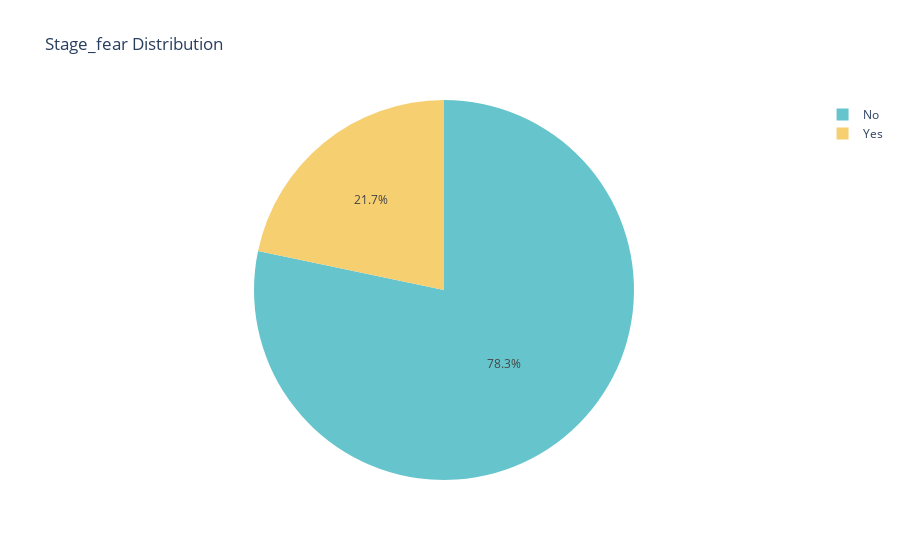
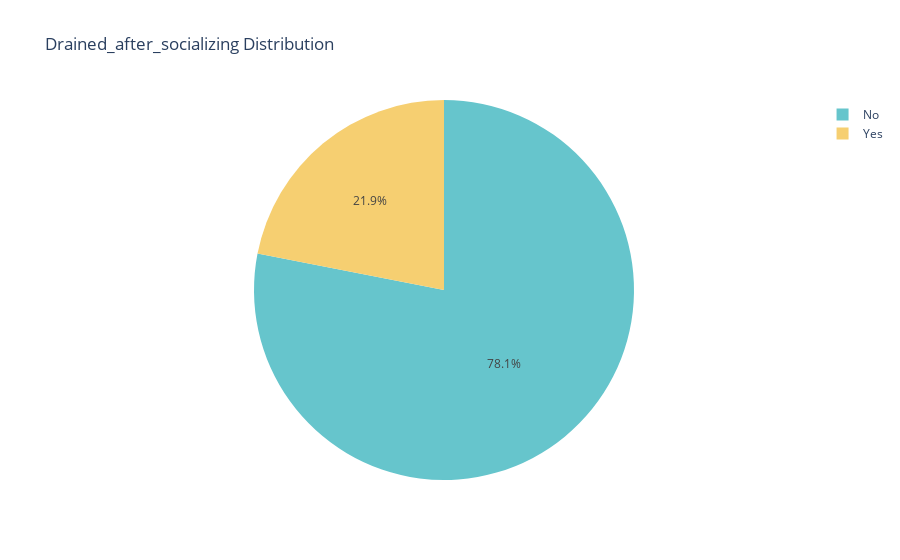
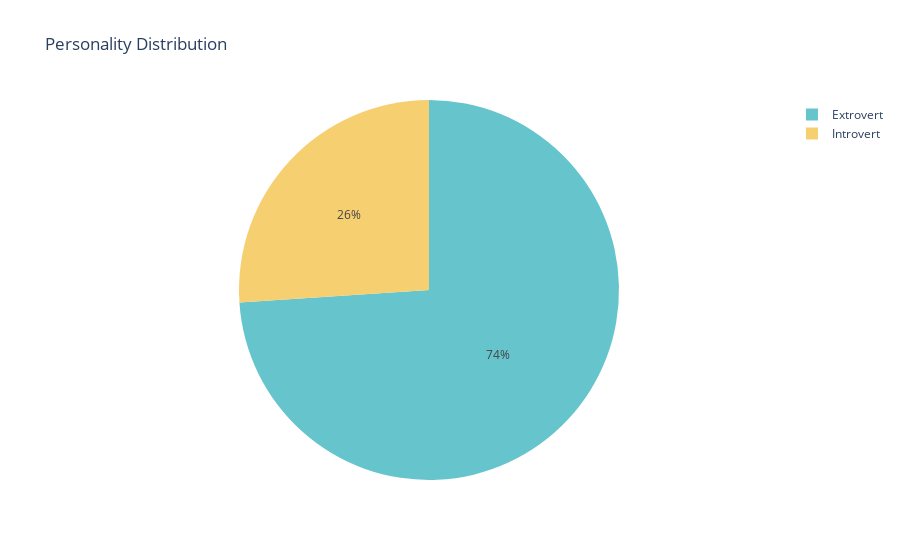

Here is the notebook cell these charts were saved with, in order:
### Code cell
cat_cols = ["Stage_fear", "Drained_after_socializing", "Personality"]

for col in cat_cols:
    counts = train[col].value_counts().reset_index()
    counts.columns = [col, "Count"]

    fig = px.pie(counts, names=col, values="Count",
                 title=f"{col} Distribution",
                 color_discrete_sequence=px.colors.qualitative.Pastel)
    fig.show()

### Figure 1 — Plotly figure (JSON) as saved in the notebook; plotly's stock layout.template omitted (floating-point values rounded to 4 significant figures)
{"data": [{"domain": {"x": [0, 1], "y": [0, 1]}, "hovertemplate": "Stage_fear=%{label}<br>Count=%{value}<extra></extra>", "labels": ["No", "Yes"], "legendgroup": "", "name": "", "showlegend": true, "type": "pie", "values": [14502, 4022]}], "layout": {"legend": {"tracegroupgap": 0}, "piecolorway": ["rgb(102, 197, 204)", "rgb(246, 207, 113)", "rgb(248, 156, 116)", "rgb(220, 176, 242)", "rgb(135, 197, 95)", "rgb(158, 185, 243)", "rgb(254, 136, 177)", "rgb(201, 219, 116)", "rgb(139, 224, 164)", "rgb(180, 151, 231)", "rgb(179, 179, 179)"], "title": {"text": "Stage_fear Distribution"}}}

### Figure 2 — Plotly figure (JSON) as saved in the notebook; plotly's stock layout.template omitted (floating-point values rounded to 4 significant figures)
{"data": [{"domain": {"x": [0, 1], "y": [0, 1]}, "hovertemplate": "Drained_after_socializing=%{label}<br>Count=%{value}<extra></extra>", "labels": ["No", "Yes"], "legendgroup": "", "name": "", "showlegend": true, "type": "pie", "values": [14462, 4062]}], "layout": {"legend": {"tracegroupgap": 0}, "piecolorway": ["rgb(102, 197, 204)", "rgb(246, 207, 113)", "rgb(248, 156, 116)", "rgb(220, 176, 242)", "rgb(135, 197, 95)", "rgb(158, 185, 243)", "rgb(254, 136, 177)", "rgb(201, 219, 116)", "rgb(139, 224, 164)", "rgb(180, 151, 231)", "rgb(179, 179, 179)"], "title": {"text": "Drained_after_socializing Distribution"}}}

### Figure 3 — Plotly figure (JSON) as saved in the notebook; plotly's stock layout.template omitted (floating-point values rounded to 4 significant figures)
{"data": [{"domain": {"x": [0, 1], "y": [0, 1]}, "hovertemplate": "Personality=%{label}<br>Count=%{value}<extra></extra>", "labels": ["Extrovert", "Introvert"], "legendgroup": "", "name": "", "showlegend": true, "type": "pie", "values": [13699, 4825]}], "layout": {"legend": {"tracegroupgap": 0}, "piecolorway": ["rgb(102, 197, 204)", "rgb(246, 207, 113)", "rgb(248, 156, 116)", "rgb(220, 176, 242)", "rgb(135, 197, 95)", "rgb(158, 185, 243)", "rgb(254, 136, 177)", "rgb(201, 219, 116)", "rgb(139, 224, 164)", "rgb(180, 151, 231)", "rgb(179, 179, 179)"], "title": {"text": "Personality Distribution"}}}
